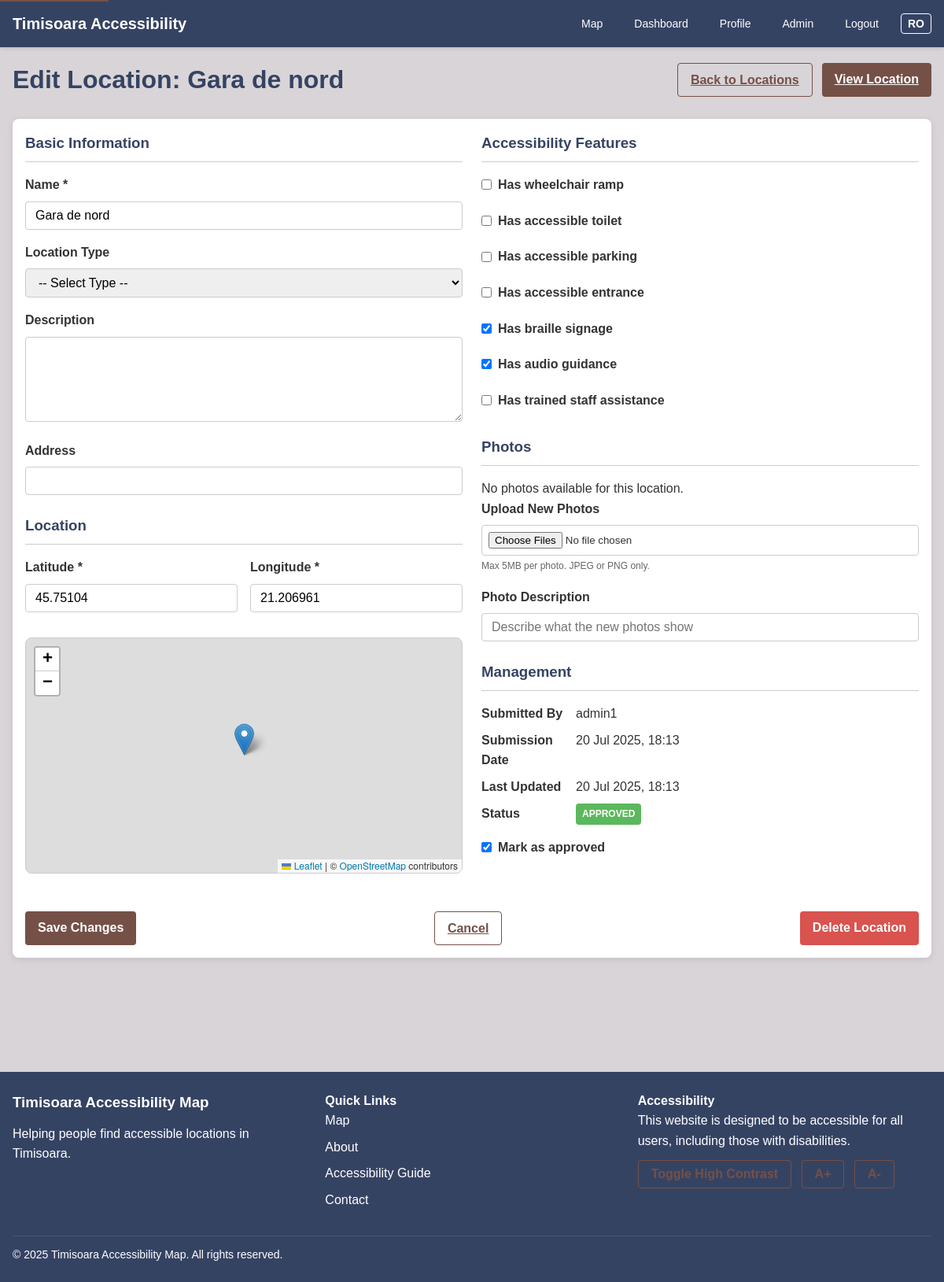
/admin/location/4/edit (signed in), run on the app's committed database.
### app/models.py (models this page shows, shortened)
class Location(db.Model):
    id = db.Column(db.Integer, primary_key=True)
    name = db.Column(db.String(100), nullable=False)
    description = db.Column(db.Text)
    lat = db.Column(db.Float, nullable=False)
    lng = db.Column(db.Float, nullable=False)
    address = db.Column(db.String(200))
    has_ramp = db.Column(db.Boolean, default=False)
    has_accessible_wc = db.Column(db.Boolean, default=False)
    has_accessible_parking = db.Column(db.Boolean, default=False)
    has_accessible_entrance = db.Column(db.Boolean, default=False)
    has_braille = db.Column(db.Boolean, default=False)
    has_audio_guidance = db.Column(db.Boolean, default=False)
    has_staff_assistance = db.Column(db.Boolean, default=False)
    is_approved = db.Column(db.Boolean, default=False)
    created_at = db.Column(db.DateTime, default=datetime.utcnow)
    updated_at = db.Column(db.DateTime, default=datetime.utcnow, onupdate=datetime.utcnow)
    user_id = db.Column(db.Integer, db.ForeignKey('user.id'), nullable=False)
    location_type = db.Column(db.String(50))  # restaurant, museum, public building, etc.
    photos = db.relationship('Photo', backref='location', lazy='dynamic', cascade='all, delete-orphan')
    reviews = db.relationship('Review', backref='location', lazy='dynamic', cascade='all, delete-orphan')

class User(UserMixin, db.Model):
    id = db.Column(db.Integer, primary_key=True)
    username = db.Column(db.String(64), unique=True, nullable=False, index=True)
    email = db.Column(db.String(120), unique=True, nullable=False, index=True)
    password_hash = db.Column(db.String(128), nullable=False)
    is_admin = db.Column(db.Boolean, default=False)
    joined_at = db.Column(db.DateTime, default=datetime.utcnow)
    is_active = db.Column(db.Boolean, default=True)
    needs_wheelchair = db.Column(db.Boolean, default=False)
    needs_visual_assistance = db.Column(db.Boolean, default=False)
    needs_hearing_assistance = db.Column(db.Boolean, default=False)
    needs_cognitive_assistance = db.Column(db.Boolean, default=False)
    preferred_language = db.Column(db.String(2), default='ro')  # 'ro' or 'en'
    locations = db.relationship('Location', backref='author', lazy='dynamic')
    reviews = db.relationship('Review', backref='author', lazy='dynamic')

### app/routes/admin.py (the view, shortened to what this page needs)
@admin.route('/location/<int:location_id>/edit', methods=['GET', 'POST'])
@login_required
@admin_required
def edit_location(location_id):
    location = Location.query.get_or_404(location_id)
    return render_template('admin/edit_locations.html', title=_('Edit Location'),
                          location=location)

### app/templates/admin/edit_locations.html (shortened to what this page needs)
{% extends 'base.html' %}
{% block content %}
<div class="content-container admin-page">
    <div class="page-header">
        <h1>{{ _('Edit Location') }}: {{ location.name }}</h1>
        <div class="header-actions">
            <a href="{{ url_for('admin.locations') }}" class="btn secondary">{{ _('Back to Locations') }}</a>
            <a href="{{ url_for('main.location_details', location_id=location.id) }}" class="btn primary">{{ _('View Location') }}</a>
        </div>
    </div>
    <div class="admin-content">
        <div class="edit-form-container">
            <form action="{{ url_for('admin.edit_location', location_id=location.id) }}" method="POST" enctype="multipart/form-data" id="edit-location-form">
                <div class="form-columns">
                    <div class="form-column">
                        <div class="form-section">
                            <h3>{{ _('Basic Information') }}</h3>
                            <div class="form-group">
                                <label for="name">{{ _('Name') }} *</label>
                                <input type="text" id="name" name="name" value="{{ location.name }}" class="form-control" required>
                            </div>
                            <div class="form-group">
                                <label for="location_type">{{ _('Location Type') }}</label>
                                <select id="location_type" name="location_type" class="form-control">
                                    <option value="" {% if not location.location_type %}selected{% endif %}>{{ _('-- Select Type --') }}</option>
                                </select>
                            </div>
                            <div class="form-group">
                                <label for="description">{{ _('Description') }}</label>
                                <textarea id="description" name="description" rows="5" class="form-control">{{ location.description }}</textarea>
                            </div>
                            <div class="form-group">
                                <label for="address">{{ _('Address') }}</label>
                                <input type="text" id="address" name="address" value="{{ location.address }}" class="form-control">
                            </div>
                        </div>
                        <div class="form-section">
                            <h3>{{ _('Location') }}</h3>
                            <div class="coordinate-inputs">
                                <div class="form-group">
                                    <label for="lat">{{ _('Latitude') }} *</label>
                                    <input type="text" id="lat" name="lat" value="{{ location.lat }}" class="form-control" required>
                                </div>
                                <div class="form-group">
                                    <label for="lng">{{ _('Longitude') }} *</label>
                                    <input type="text" id="lng" name="lng" value="{{ location.lng }}" class="form-control" required>
                                </div>
                            </div>
                            <div id="edit-location-map" class="edit-map"></div>
                        </div>
                    </div>
                    <div class="form-column">
                        <div class="form-section">
                            <h3>{{ _('Accessibility Features') }}</h3>
                            <div class="checkbox-group">
                                <label class="checkbox-label">
                                    <input type="checkbox" id="has_ramp" name="has_ramp" {% if location.has_ramp %}checked{% endif %}>
                                    <span>{{ _('Has wheelchair ramp') }}</span>
                                </label>
                                <label class="checkbox-label">
                                    <input type="checkbox" id="has_accessible_wc" name="has_accessible_wc" {% if location.has_accessible_wc %}checked{% endif %}>
                                    <span>{{ _('Has accessible toilet') }}</span>
                                </label>
                                <label class="checkbox-label">
                                    <input type="checkbox" id="has_accessible_parking" name="has_accessible_parking" {% if location.has_accessible_parking %}checked{% endif %}>
                                    <span>{{ _('Has accessible parking') }}</span>
                                </label>
                                <label class="checkbox-label">
                                    <input type="checkbox" id="has_accessible_entrance" name="has_accessible_entrance" {% if location.has_accessible_entrance %}checked{% endif %}>
                                    <span>{{ _('Has accessible entrance') }}</span>
                                </label>
                                <label class="checkbox-label">
                                    <input type="checkbox" id="has_braille" name="has_braille" {% if location.has_braille %}checked{% endif %}>
                                    <span>{{ _('Has braille signage') }}</span>
                                </label>
                                <label class="checkbox-label">
                                    <input type="checkbox" id="has_audio_guidance" name="has_audio_guidance" {% if location.has_audio_guidance %}checked{% endif %}>
                                    <span>{{ _('Has audio guidance') }}</span>
                                </label>
                                <label class="checkbox-label">
                                    <input type="checkbox" id="has_staff_assistance" name="has_staff_assistance" {% if location.has_staff_assistance %}checked{% endif %}>
                                    <span>{{ _('Has trained staff assistance') }}</span>
                                </label>
                            </div>
                        </div>
                        <div class="form-section">
                            <h3>{{ _('Photos') }}</h3>
                            {% if location.photos.count() > 0 %}
                                <div class="current-photos">
                                    <h4>{{ _('Current Photos') }}</h4>
                                    <div class="photo-grid">
                                        {% for photo in location.photos %}
                                            <div class="photo-item">
                                                <img src="{{ url_for('static', filename='uploads/' + photo.filename) }}"
                                                     alt="{{ photo.description or location.name }}">
                                                <div class="photo-actions">
                                                    <form action="{{ url_for('admin.delete_photo', photo_id=photo.id) }}" method="POST">
                                                        <input type="hidden" name="csrf_token" value="{{ csrf_token() }}">
                                                        <button type="submit" class="btn danger-subtle">{{ _('Delete') }}</button>
                                                    </form>
                                                </div>
                                            </div>
                                        {% endfor %}
                                    </div>
                                </div>
                            {% else %}
                                <p>{{ _('No photos available for this location.') }}</p>
                            {% endif %}
                            <div class="form-group">
                                <label for="photos">{{ _('Upload New Photos') }}</label>
                                <input type="file" id="photos" name="photos" accept="image/jpeg,image/png" multiple class="form-control">
                                <small class="help-text">{{ _('Max 5MB per photo. JPEG or PNG only.') }}</small>
                            </div>
                            <div class="form-group">
                                <label for="photo_description">{{ _('Photo Description') }}</label>
                                <input type="text" id="photo_description" name="photo_description" class="form-control" placeholder="{{ _('Describe what the new photos show') }}">
                            </div>
                        </div>
                        <div class="form-section">
                            <h3>{{ _('Management') }}</h3>
                            <div class="info-group">
                                <div class="info-label">{{ _('Submitted By') }}</div>
                                <div class="info-value">{{ location.author.username }}</div>
                            </div>
                            <div class="info-group">
                                <div class="info-label">{{ _('Submission Date') }}</div>
                                <div class="info-value">{{ location.created_at.strftime('%d %b %Y, %H:%M') }}</div>
                            </div>
                            <div class="info-group">
                                <div class="info-label">{{ _('Last Updated') }}</div>
                                <div class="info-value">{{ location.updated_at.strftime('%d %b %Y, %H:%M') }}</div>
                            </div>
                            <div class="info-group">
                                <div class="info-label">{{ _('Status') }}</div>
                                <div class="info-value status-badge {% if location.is_approved %}approved{% else %}pending{% endif %}">
                                    {% if location.is_approved %}
                                        {{ _('Approved') }}
                                    {% else %}
                                        {{ _('Pending') }}
                                    {% endif %}
                                </div>
                            </div>
                            <div class="status-toggle">
                                <label class="toggle-label">
                                    <input type="checkbox" name="is_approved" {% if location.is_approved %}checked{% endif %}>
                                    <span class="toggle-text">{{ _('Mark as approved') }}</span>
                                </label>
                            </div>
                        </div>
                    </div>
                </div>
                <div class="form-actions">
                    <button type="submit" class="btn primary">{{ _('Save Changes') }}</button>
                    <a href="{{ url_for('admin.locations') }}" class="btn secondary">{{ _('Cancel') }}</a>
                    <form action="{{ url_for('admin.reject_location', location_id=location.id) }}" method="POST" id="delete-form" class="inline-form">
                        <button type="button" id="delete-btn" class="btn danger">{{ _('Delete Location') }}</button>
                    </form>
                </div>
            </form>
        </div>
    </div>
</div>
{% endblock %}

### data on the page
Location: name "Gara de nord", location_type "-- Select Type --", lat "45.75104", lng "21.206961", has_braille "☑", has_audio_guidance "☑", created_at "20 Jul 2025, 18:13", updated_at "20 Jul 2025, 18:13", is_approved "☑"
User: author.username "admin1"
